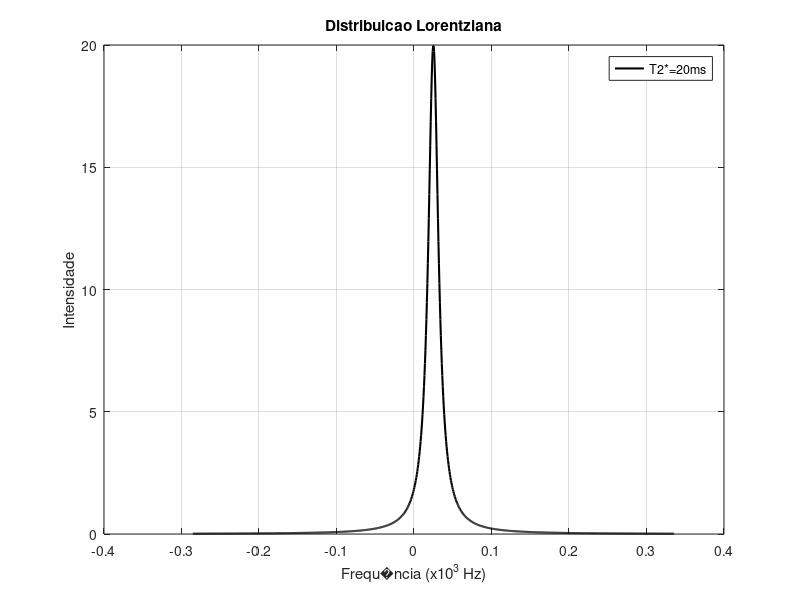
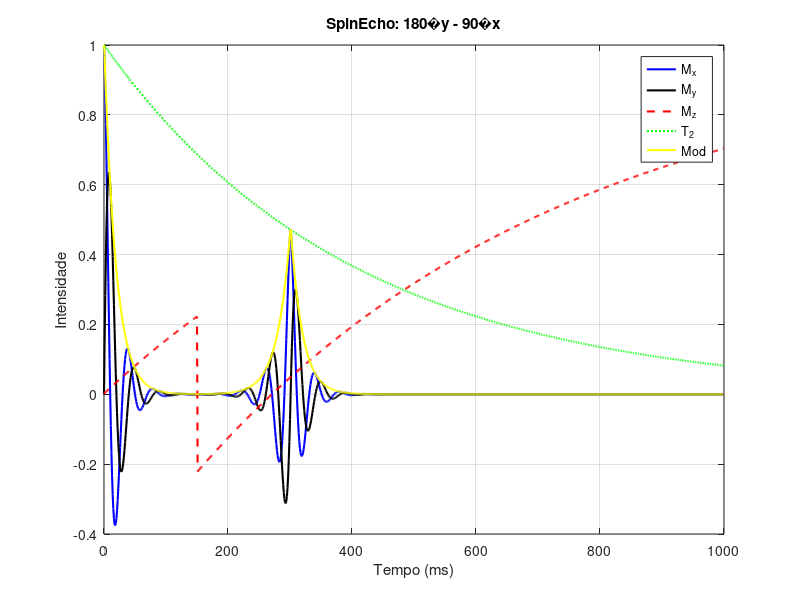

Reproduce these figures in MATLAB, in order.
clear; clc;
%Programa Pulso Simples - (Maio/2020) revis�o

%------------------------------------------------------------------------%
% Este c�digo calcula o comportamento da Magnetiza��o quando aplicamos um
% pulso CP Spin Echo;        90y_t_180x_t_eco
%
% Moraes, T.B.; Colnago, L.A.;
% Simula��o de sinais de RMN atrav�s das equa��es de Bloch,
% v. 37(8), p. 1410-1416, Qu�mica Nova, 2014.
% https://doi.org/10.5935/0100-4042.20140210
%------------------------------------------------------------------------%

% === Par�metros entrada ===
% Amostra
T1 = 600;   % ms
T2 = 400;   % ms

% Espectr�metro
theta1 = 90;       % �ngulo 1� Pulso 90�  ( em graus)
theta2 = 180;      % �ngulo 2� Pulso 180�
T      = 1000;     % (ms) Tempo total aquisi��o FID
Tn1    = 150;      % (ms) Tempo at� primeiro pulso

% convertendo �ngulo para radianos;
theta1 = theta1*pi/180;
theta2 = theta2*pi/180;

% Frequencia em [1/ms] % tudo est� em ms, logo 25*10^-3 (1/ms) = 25 Hz !
x0 = 25 * 10^-3 ;

% T2* = 1/((1/T2) + (1/T2inom));
% Inomogeneidade de campo: T2inom = gamaH * delta(B0)
% T2* => T22;  decaimento natural do FID = exp(-tempo/T2*);
T22 = 20; %ms

% Largura FWHM da distribui��o de Isocromatas (Hz)
FWHM = 1/(pi*T22);

% Regi�o de integra��o do pico (Isocromatas)
% 39*FWHM integra 99,5% da regi�o isocromatas
% 76*FWHM integra 99,9% da regi�o isocromatas
int = 39;
x01 = x0 - int*FWHM/2;
x02 = x0 + int*FWHM/2;

% Offset da frequencia Omega = (2pi*gamma)*2pi*(fref - f0)
% df = Omega / 2pi
% Niso: n�mero de isocromatas de Frequ�ncias
% Caso surja Echos "falsos" na simula��o -> aumentar Niso
Niso = 1000;
df = linspace(x01,x02,Niso);

% Lorentziana Isocromatas - Campo Inomog�neo
fL = (T22)./( 1 + ((df - x0).^2).*(2*pi*T22).^2 );

% (ms)  tempo entre pontos
dT = 1;

% ===== Matrizes Rota��o =====
Rtheta1 = [cos(theta1) 0 sin(theta1);0 1 0 ; -sin(theta1) 0 cos(theta1)];  % Fase y
Rtheta2 = [1 0 0; 0 cos(theta2) -sin(theta2); 0 sin(theta2) cos(theta2)];  % Fase x

E1 = exp(-dT/T1);  E2 = exp(-dT/T2);
E = [E2 0 0; 0 E2 0; 0 0 E1];       B = [0 0 1-E1].';

% ===== Contadores Sinal =====
N0 = round(T/dT);        % n� pontos total;    tempo total = N0*dT
N1 = round(Tn1/dT);      % tempo at� primeiro pulso
N2 = N0 - N1;            % n� pontos depois do ultimo pulso

M  = zeros(3,N0);         % Cria vetor magnetiza��o tamanho (3 x N0)
Ms = zeros(3,N0);         % Cria vetor magnetiza��o Ms (armazenar sinal)
M0 = [0;0;1];             % Magnetiza��o posi��o inicial no eixo z

for f=1:length(df)
  % Phi = 2pi*(Fref - f0)*dT; onde df = (Fref - f0)
  phi = 2*pi*(df(f))*dT;
  Rphi = [cos(phi) -sin(phi) 0; sin(phi) cos(phi) 0; 0 0 1];

  M(:,1)= Rtheta1*M0 + B;             % 1� Pulso 90�y
  for k=2:(N1+1)                     % evolu��o sinal
	  M(:,k) = E*Rphi*M(:,k-1)+B;
  end;

  M(:,N1+2)= Rtheta2*M(:,N1+1)+B;           % 2� Pulso 180�x
  for k=2:(N2-1)                            % evolu��o sinal
    M(:,k+N1+1) = E*Rphi*M(:,k+N1)+B;
  end;

  % ------- Calculo peso Inomogeneidade - T2* ----------
  % Pico Lorentziano
  g = (T22)./((1+((df(f)-x0).^2).*(2*pi*T22).^2));

  % Somando as componentes x y z das isocromata
  Ms = [g*M(1,:)+Ms(1,:); g*M(2,:)+Ms(2,:); g*M(3,:)+Ms(3,:)];
end;

% Normaliza sinal FID
Ms = Ms/max(Ms(:,1));

% Curvas de Refer�ncia
tempo = [0:N0-1]*dT;
A = sqrt(Ms(1,1)^2+Ms(2,1)^2);
CurvaT2 = A*exp(-tempo/T2);
CurvaT22 = A*exp(-tempo/T22);

% M�dulo do Sinal real e imagin�rio
 Mod = (Ms(1,:).^2+Ms(2,:).^2).^0.5;

% ===== Graficando Resultados ======
figure()
p = plot(df,fL,'k');
title('Distribuicao Lorentziana');
legend(strcat('T2*=',num2str(T22),'ms'))
xlabel('Frequ�ncia (x10^3 Hz)'); ylabel('Intensidade'); grid on;
set(p,'LineWidth',1.5);

figure()
p=plot(tempo,Ms(1,:),'b-',tempo,Ms(2,:),'k-',tempo,Ms(3,:),'r--',tempo, CurvaT2,'g:',tempo, Mod,'y-');
legend('M_x','M_y','M_z','T_2','Mod'); title('SpinEcho: 180�y - 90�x');
xlabel('Tempo (ms)'); ylabel('Intensidade');
grid on;  set(p,'LineWidth',1.5);

% Comando exportar imagem
%print -dpng PulsoSimples.png -r300

%  Comando exportar dados .dat
%dlmwrite('Teste.dat', [tempo.'  Ms(1,:).'  Ms(2,:).'  Ms(3,:).'], '\t')



